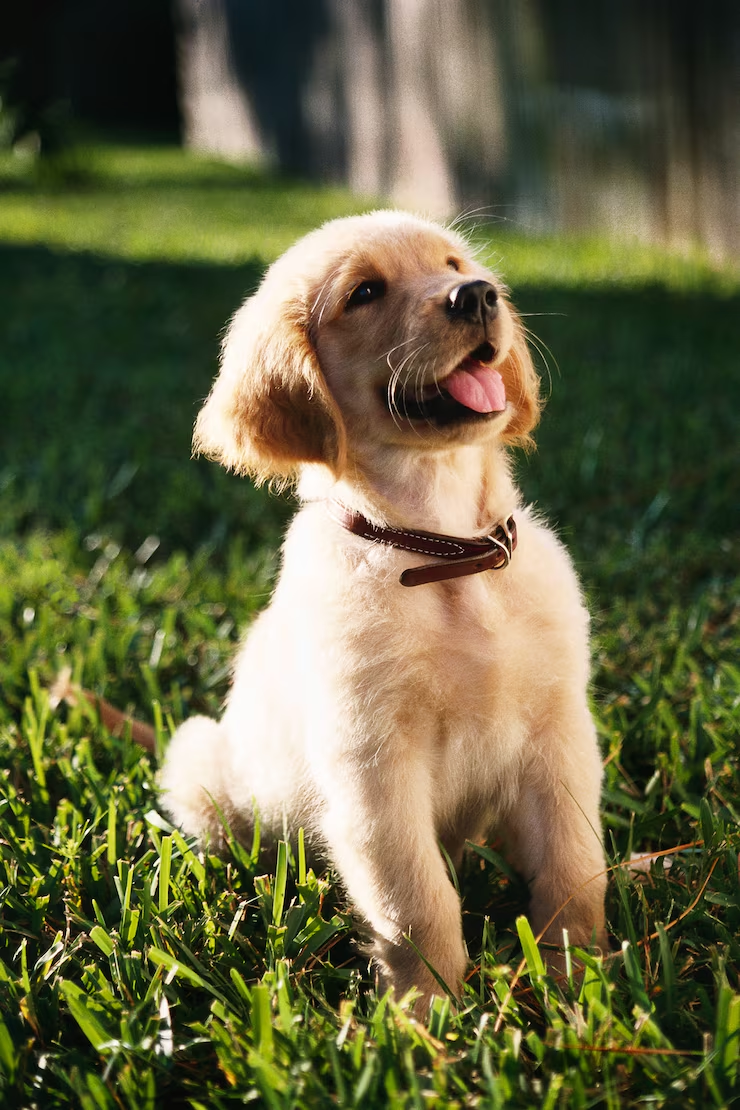
#> input picture imagens/puppy.png, 740 x 1110 px
$ python main.py
#> lines starting #> are read from the running program, lines starting #| are printed output that depends on the picture; after the words box and inside, x2 and y2 are one past the last pixel; in counts of white or black regions, pixels touching at a corner belong together; long printed decimals are rounded
### leitura_conversao.py
import cv2
"""
Biblioteca OpenCV para processamento de imagens.
Trabalha com arrays NumPy.
"""

import matplotlib.pyplot as plt
"""
Matplotlib para visualização de imagens e histogramas.
"""

def carregar_imagem(caminho: str):
    """
    Carrega imagem escolhida.

    Args:
        caminho (str): Caminho da imagem.

    Returns:
        np.ndarray: Imagem BGR ou None se falhar.

    Raises:
        ValueError: Se imagem não encontrada.
    """
#> called with caminho = './imagens/puppy.png'
    imagem = cv2.imread(caminho)
#> imagem is the input picture: shape (1110, 740, 3); mean B, G, R 65.6, 100.1, 101.5
    if imagem is None:
        raise ValueError("Imagem não encontrada.")
    return imagem

def converter_cinza(imagem):
    """
    Converte imagem BGR para escala de cinza.

    Args:
        imagem (np.ndarray): Imagem colorida.

    Returns:
        np.ndarray: Imagem em tons de cinza.
    """
    return cv2.cvtColor(imagem, cv2.COLOR_BGR2GRAY)

def exibir_imagem(imagem, titulo="Imagem"):
    """
    Exibe imagem usando Matplotlib.

    Args:
        imagem (np.ndarray): Imagem a exibir.
        titulo (str): Título da figura.
    """
    plt.imshow(imagem, cmap='gray')
    plt.title(titulo)
    plt.axis("off")
    plt.show()

def plotar_histograma(imagem, titulo="Histograma de Intensidade"):
    """
    Plota histograma de intensidades.

    Args:
        imagem (np.ndarray): Imagem em cinza.
        titulo (str): Título do gráfico.
    """
    plt.hist(imagem.ravel(), bins=256, range=[0, 256])
    plt.title(titulo)
    plt.xlabel("Intensidade")
    plt.ylabel("Quantidade de Pixels")
    plt.show()

def ajustar_brilho_contraste(imagem, alpha=1.0, beta=0):
    """
    Ajusta brilho e contraste.

    Args:
        imagem (np.ndarray): Imagem de entrada.
        alpha (float): Fator de contraste.
        beta (float): Offset de brilho.

    Returns:
        np.ndarray: Imagem ajustada.
    """
    return cv2.convertScaleAbs(imagem, alpha=alpha, beta=beta)

def equalizar_imagem(imagem):
    """
    Equaliza histograma para melhorar contraste.

    Args:
        imagem (np.ndarray): Imagem em cinza.

    Returns:
        np.ndarray: Imagem equalizada.
    """
    return cv2.equalizeHist(imagem)

def calcular_metricas(imagem):
    """
    Calcula brilho e contraste.

    Args:
        imagem (np.ndarray): Imagem em cinza.

    Returns:
        tuple: (média, desvio padrão).
    """
    brilho = imagem.mean()
    contraste = imagem.std()
    return brilho, contraste

def aplicar_threshold(imagem, threshold=127):
    """
    Aplica threshold(limiar) manual.

    Args:
        imagem (np.ndarray): Imagem em cinza.
        threshold (int): Valor de threshold.

    Returns:
        imagem_binaria (np.ndarray): Imagem binária.
    """
    _, imagem_binaria = cv2.threshold(imagem, threshold, 255, cv2.THRESH_BINARY)
    return imagem_binaria

def aplicar_otsu(imagem):
    """
    Aplica threshold Otsu automático.

    Args:
        imagem (np.ndarray): Imagem em cinza.

    Returns:
        imagem_binaria (np.ndarray): Imagem binária.
    """
    _, imagem_binaria = cv2.threshold(imagem, 0, 255, cv2.THRESH_BINARY + cv2.THRESH_OTSU)
    return imagem_binaria

def aplicar_morfologia(imagem_binaria):
    """
    Aplica operação morfológica de fechamento.

    Args:
        imagem_binaria (np.ndarray): Imagem binária.

    Returns:
        np.ndarray: Imagem limpa.
    """
    kernel = cv2.getStructuringElement(cv2.MORPH_RECT, (5, 5))
    imagem_limpa = cv2.morphologyEx(imagem_binaria, cv2.MORPH_CLOSE, kernel)
    return imagem_limpa

def encontrar_contornos(imagem_binaria):
    """
    Detecta contornos externos.

    Args:
        imagem_binaria (np.ndarray): Imagem binária.

    Returns:
        list: Lista de contornos.
    """
    contornos, _ = cv2.findContours(imagem_binaria, cv2.RETR_TREE, cv2.CHAIN_APPROX_SIMPLE)
    #contornos, _ = cv2.findContours(imagem_binaria, cv2.RETR_EXTERNAL, cv2.CHAIN_APPROX_SIMPLE)
    return contornos

def desenhar_contornos(imagem, contornos):
    """
    Desenha contornos na imagem.

    Args:
        imagem (np.ndarray): Imagem original.
        contornos (list): Contornos detectados.

    Returns:
        np.ndarray: Imagem com contornos.
    """
    imagem_copiada = imagem.copy()
    cv2.drawContours(imagem_copiada, contornos, -1, (0, 255, 0), 2)
    return imagem_copiada

def desenhar_caixas_limite(imagem, contornos):
    """
    Desenha caixas delimitadoras nos contornos.

    Args:
        imagem (np.ndarray): Imagem original.
        contornos (list): Contornos detectados.

    Returns:
        imagem_copiada (np.ndarray): Imagem com caixas.
    """
    imagem_copiada = imagem.copy()
    for contorno in contornos:
        x, y, l, a = cv2.boundingRect(contorno)
        cv2.rectangle(imagem_copiada, (x, y), (x + l, y + a), (0, 255, 0), 2)
    return imagem_copiada

# Função de filtro para área mínima de contornos
def filtrar_contornos(contornos, area_minima=100):
    """
    Filtra contornos por área mínima (remove ruído).

    Args:
        contornos (list): Lista de contornos.
        area_minima (int): Área mínima em pixels.

    Returns:
        list: Contornos filtrados.
    """
    return [c for c in contornos if cv2.contourArea(c) > area_minima]

### main.py
from leitura_conversao import (
    carregar_imagem,
    converter_cinza,
    exibir_imagem,
    plotar_histograma,
    ajustar_brilho_contraste,
    equalizar_imagem,
    calcular_metricas,
    aplicar_threshold,
    aplicar_otsu,
    aplicar_morfologia,
    encontrar_contornos,
    filtrar_contornos,
    desenhar_contornos,
    desenhar_caixas_limite
)


if __name__ == "__main__":

    # 1. Carregar imagem
    img = carregar_imagem("./imagens/puppy.png")
    print("Dimensões imagem colorida:", img.shape)
#| Dimensões imagem colorida: (1110, 740, 3)

    # 2. Converter para cinza
    cinza = converter_cinza(img)
    print("Dimensões imagem cinza:", cinza.shape)
#| Dimensões imagem cinza: (1110, 740)
    exibir_imagem(cinza, "Imagem Original (Cinza)")
    plotar_histograma(cinza, "Imagem Original (Cinza)")

    brilho, contraste = calcular_metricas(cinza)
#> in calcular_metricas, `brilho = imagem.mean()`: brilho = 96.57
#> in calcular_metricas, `contraste = imagem.std()`: contraste = 68.87
#> brilho = 96.57; contraste = 68.87
    print("\n--- MÉTRICAS ORIGINAIS ---")
    print("Brilho médio:", brilho)
#| Brilho médio: 96.570
    print("Contraste (desvio padrão):", contraste)
#| Contraste (desvio padrão): 68.872

    # 3. Ajustar brilho e contraste
    img_ajustada = ajustar_brilho_contraste(cinza, alpha=1.3, beta=30)
    exibir_imagem(img_ajustada, "Brilho e Contraste Ajustados")
    plotar_histograma(img_ajustada, "Brilho e Contraste Ajustados")

    brilho_ajustado, contraste_ajustado = calcular_metricas(img_ajustada)
#> brilho_ajustado = 146; contraste_ajustado = 72.87
    print("\n--- MÉTRICAS APÓS AJUSTES ---")
    print("Brilho médio:", brilho_ajustado)
#| Brilho médio: 146.001
    print("Contraste (desvio padrão):", contraste_ajustado)
#| Contraste (desvio padrão): 72.869

    # 4. Equalizar histograma
    img_equalizada = equalizar_imagem(img_ajustada)
#> in equalizar_imagem, `return cv2.equalizeHist(imagem)`:
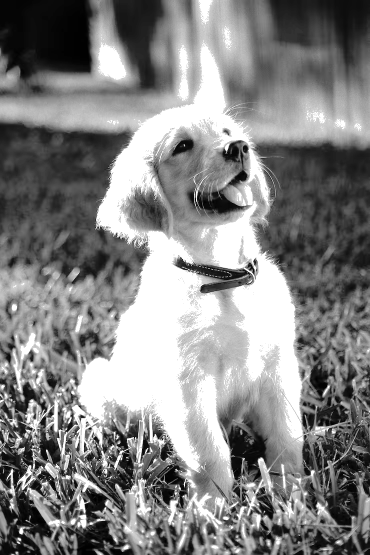
#> returned value: shape (1110, 740) (shown at 1/2 size); min 0, max 255, mean 132
    exibir_imagem(img_equalizada, "Imagem Equalizada")
    plotar_histograma(img_equalizada, "Imagem Equalizada")

    brilho_eq, contraste_eq = calcular_metricas(img_equalizada)
#> brilho_eq = 132; contraste_eq = 78.66
    print("\n--- MÉTRICAS APÓS EQUALIZAÇÃO ---")
    print("Brilho médio:", brilho_eq)
#| Brilho médio: 131.977
    print("Contraste (desvio padrão):", contraste_eq)
#| Contraste (desvio padrão): 78.665

    # 5.1 Threshold manual
    img_thr_manual = aplicar_threshold(cinza)
#> in aplicar_threshold, `_, imagem_binaria = cv2.threshold(imagem, threshold, 255, cv2.THRESH_B..`:
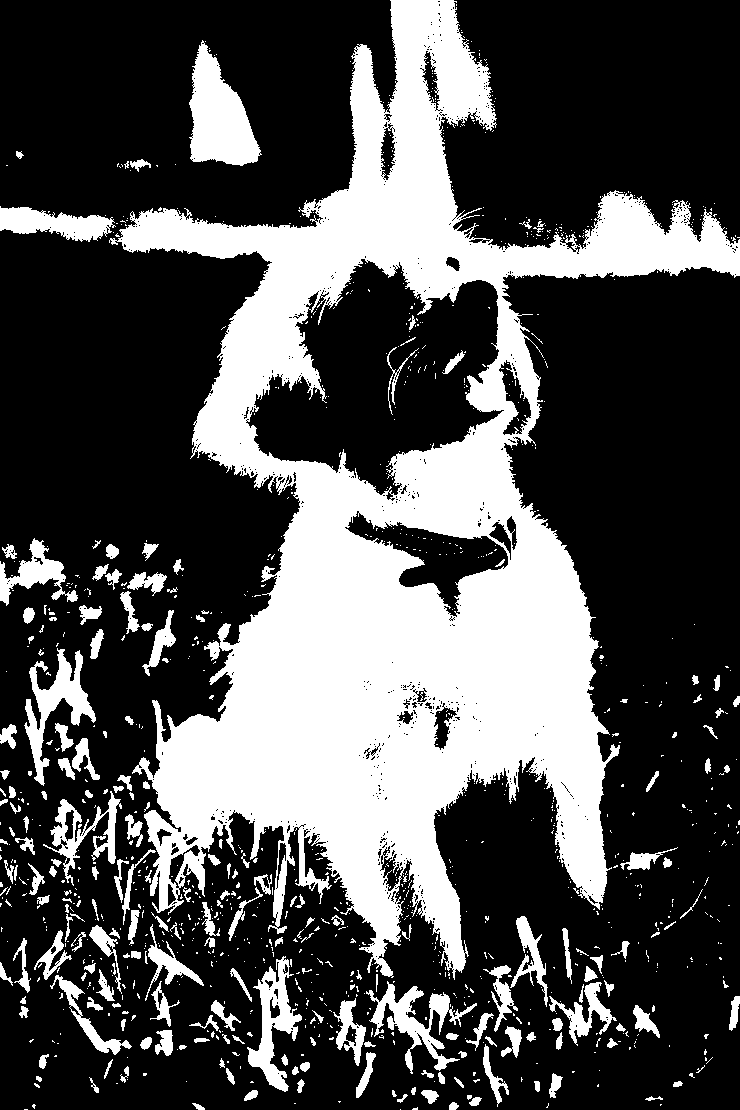
#> imagem_binaria: shape (1110, 740); 30.9% white; 1111 white regions (907 under 20 px), largest, box (x1, y1, x2, y2) and area: (109, 0, 740, 980) 205332, (189, 40, 262, 166) 5303, (24, 648, 96, 786) 3109
    exibir_imagem(img_thr_manual, "Threshold Manual")
    plotar_histograma(img_thr_manual, "Threshold Manual")

    # 5.2. Threshold Otsu
    img_thr_otsu = aplicar_otsu(cinza)
    exibir_imagem(img_thr_otsu, "Threshold Otsu")
    plotar_histograma(img_thr_otsu, "Threshold Otsu")

    # 6. Morfologia
    img_limpa = aplicar_morfologia(img_thr_otsu)
    exibir_imagem(img_limpa, "Imagem Após Morfologia")
    plotar_histograma(img_limpa, "Imagem Após Morfologia")
#> in plotar_histograma (call 6), `plt.show()`:
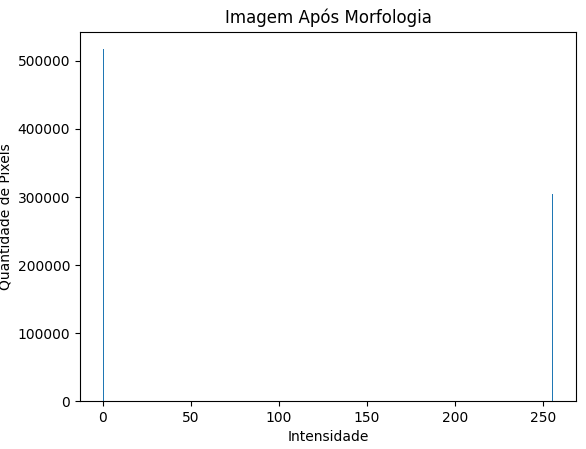
#> figure drawn by matplotlib, 1 panel; tallest bar 517235 high, from x = 0 to 1

    # 7. Detecção de Contornos
    contornos = encontrar_contornos(img_limpa)
#> in encontrar_contornos, `contornos, _ = cv2.findContours(imagem_binaria, cv2.RETR_TREE, cv2.CHA..`: contornos = 426 contours, 284 with area under 20; largest, box (x1, y1, x2, y2) and area: (0, 0, 740, 1110) 305374, (249, 263, 498, 489) 31453, (114, 37, 263, 173) 6745, (24, 627, 106, 800) 6538, (0, 535, 188, 645) 6194
    print("Quantidade de objetos detectados:", len(contornos))
#| Quantidade de objetos detectados: 426

    # 8. Desenho dos Contornos
    img_contornos = desenhar_contornos(img, contornos)
    exibir_imagem(img_contornos, "Contornos Detectados")

    # 9. Desenho de bounding boxes
    img_caixas = desenhar_caixas_limite(img, contornos)
#> the loop in desenhar_caixas_limite, `for contorno in contornos:` made 426 passes
#> (x, y, l, a) on passes 1 to 3: (411, 1105, 9, 5), (23, 1104, 13, 6), (192, 1103, 14, 7)
#> after the loop in desenhar_caixas_limite, `for contorno in contornos:`:
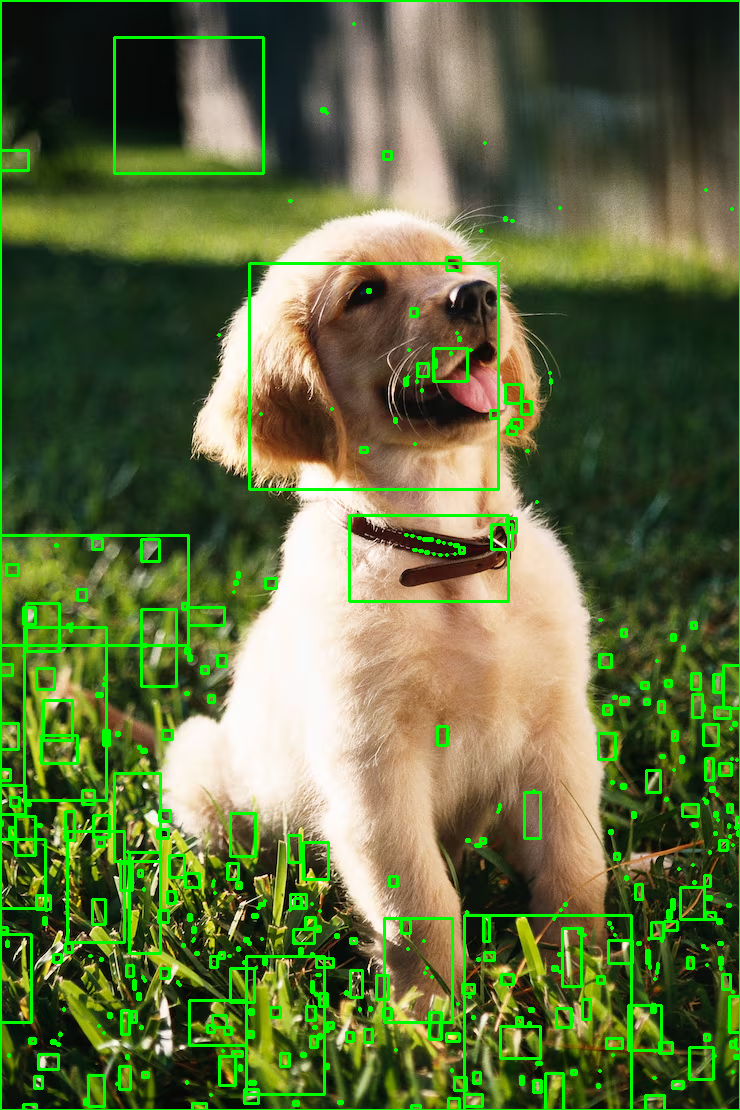
#> imagem_copiada: shape (1110, 740, 3); 6.46% of pixels changed, all inside (x1, y1, x2, y2) = (0, 0, 740, 1110)
    exibir_imagem(img_caixas, "Bounding Boxes")

    # 10. Filtro por Área
    contornos_filtrados = filtrar_contornos(contornos, area_minima=500)
#> contornos_filtrados = 19 contours; largest, box (x1, y1, x2, y2) and area: (0, 0, 740, 1110) 305374, (249, 263, 498, 489) 31453, (114, 37, 263, 173) 6745, (24, 627, 106, 800) 6538, (0, 535, 188, 645) 6194
    print("Quantidade de objetos detectados (filtrados):", len(contornos_filtrados))
#| Quantidade de objetos detectados (filtrados): 19

    img_contornos_bonus = desenhar_contornos(img, contornos_filtrados)
#> in desenhar_contornos (call 2), `cv2.drawContours(imagem_copiada, contornos, -1, (0, 255, 0), 2)`:
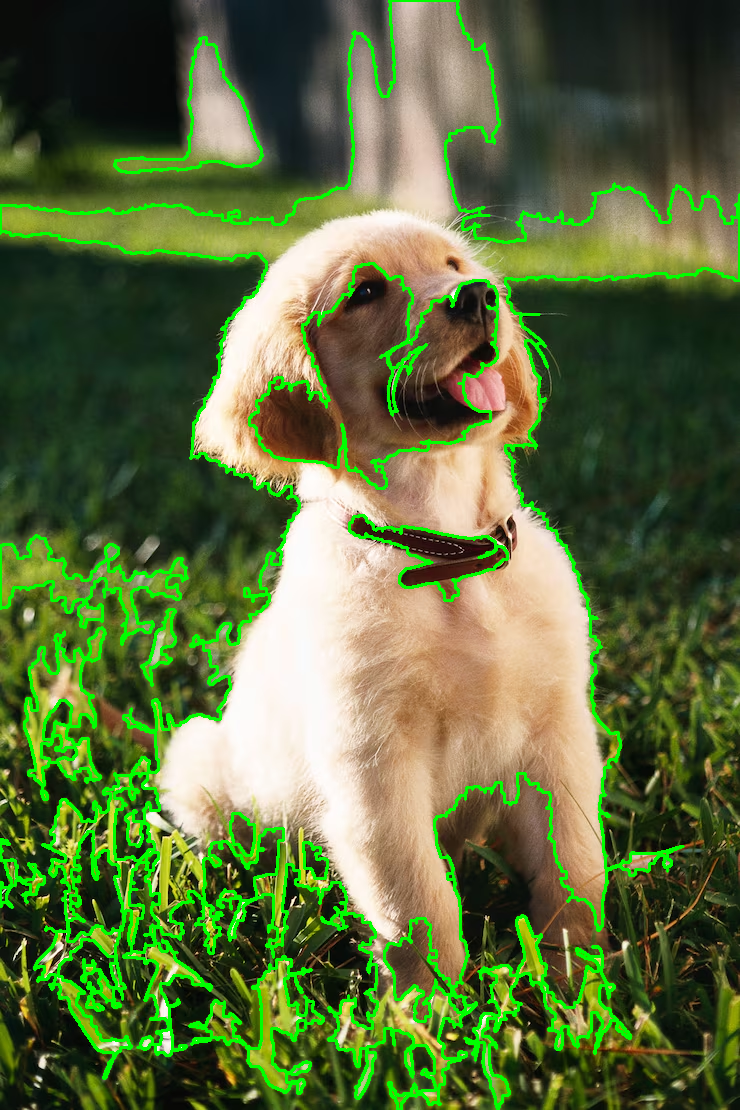
#> imagem_copiada: shape (1110, 740, 3); 7.47% of pixels changed, all inside (x1, y1, x2, y2) = (0, 0, 740, 1110)
    exibir_imagem(img_contornos_bonus, "Contornos Filtrados")

    img_caixas_bonus = desenhar_caixas_limite(img, contornos_filtrados)
#> the loop in desenhar_caixas_limite (call 2), `for contorno in contornos:` made 19 passes
#> (x, y, l, a) on passes 1 to 8: (189, 1000, 57, 45), (246, 956, 78, 138), (464, 915, 167, 195), (0, 839, 45, 69), (24, 627, 82, 173), (41, 735, 36, 28), (43, 700, 29, 40), (141, 609, 35, 77)
#> after the loop in desenhar_caixas_limite (call 2), `for contorno in contornos:`:
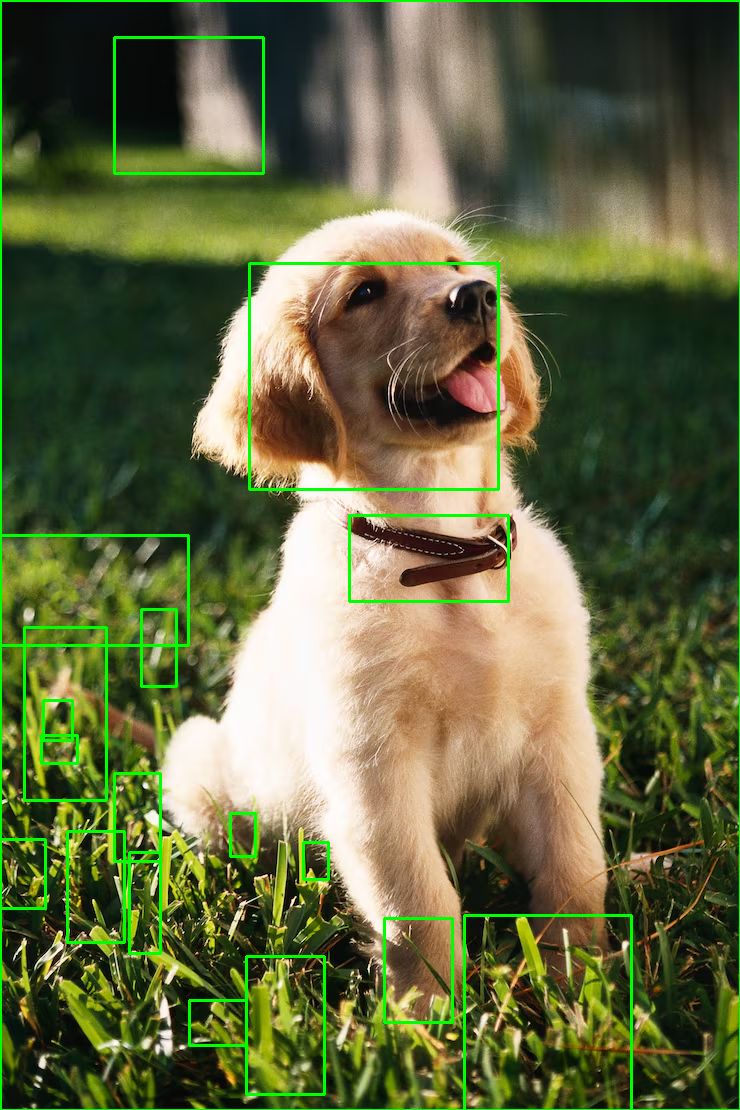
#> imagem_copiada: shape (1110, 740, 3); 2.94% of pixels changed, all inside (x1, y1, x2, y2) = (0, 0, 740, 1110)
    exibir_imagem(img_caixas_bonus, "Bounding Boxes Filtrados")

"""
PARTE CONCEITUAL - RESPOSTAS:

1 - Por que a conversão para escala de cinza é importante?
    A conversão para cinza é importante porque simplifica a representação da imagem. Inicialmente, a imagem lida é colorida e é retornada como um np.array de 3 dimensões (altura, largura, canais). Ao transformarmos uma imagem colorida para uma escala de cinza, estamos reduzindo a dimensionalidade desta, pois antes a imagem que possuía três canais de cor (BGR) passa a ter apenas um, representado por um único valor de cinza. Assim, a imagem que antes possuía três dimensões (altura, largura e canais) passa a ter apenas duas dimensões (altura e largura), já que não há mais separação entre canais de cor. Essa transformação economiza memória, acelera o processamento e facilita a aplicação de técnicas como detecção de bordas, segmentação e thresholding.

2 - O que o histograma revela sobre a imagem
    O histograma revela distribuição dos níveis de intensidade dos picels (intensidade x frequência)
    No eixo X é representada a intensidade dos pixels que variam entre 0 a 255 e no eixo Y é indicada a quantidade de pixels que possuem aquele valor. Utilizar o histograma é útil para identificar diversos comportamentos da imagem:

    - Se a imagem está muito escura, a maioria dos pixels estará
    concentrada em valores baixos.

    - Se a imagem está muito clara, os pixels estarão concentrados
    em valores altos.

    - Se a imagem tem bom contraste, os valores estarão bem
    distribuídos ao longo do intervalo.

    - Se a imagem tem baixo contraste, os valores estarão
    concentrados em uma faixa pequena.

    Assim, é possível entender melhor que ajustem precisam ser feitos

3 -Por que aplicar morfologia antes de detectar contornos?
    Aplicar a morfologia antes do passo de detecção de contornos é importante para melhorar a qualidade da imagem. Após a binarização da imagem (threshold), normalmente aparecem pequenos ruídos e imperfeições na segmentação.

    No código utilizamos MORPH_CLOSE, uma função do OpenCV que realiza duas etapas. Primeiro ela dilata a imagem (expande o branco) e depois a erode (encolhe o branco).

    O resultado é o fechamento de buracos dentro dos objetos e a conexão de partes que deveriam estar juntas. Dessa forma, a imagem e os objetos ficam mais consistentes, reduzindo ruídos e facilitando a detecção correta dos contornos.

4. Em qual cenário real esse sistema poderia ser aplicado?
    Esse tipo de pipeline pode ser aplicado em diversos cenários nos quais o objetivo é detectar objetos automaticamente em imagens. Por exemplo, na inspeção industrial, sistemas de visão computacional podem ser utilizados em linhas de produção para detectar peças, contar objetos ou identificar defeitos em produtos. Dessa forma, uma câmera pode analisar as imagens capturadas e verificar se os componentes estão presentes ou se há falhas nas embalagens.

    Na agricultura, esse tipo de sistema também pode ser utilizado para identificar frutas, contar plantas ou detectar pragas em imagens capturadas por drones ou câmeras no campo, auxiliando no monitoramento das plantações.

    Além disso, pode ser aplicado em segurança e monitoramento, permitindo detectar pessoas ou objetos em imagens de câmeras de vigilância e auxiliando na análise automática das imagens capturadas.
"""
